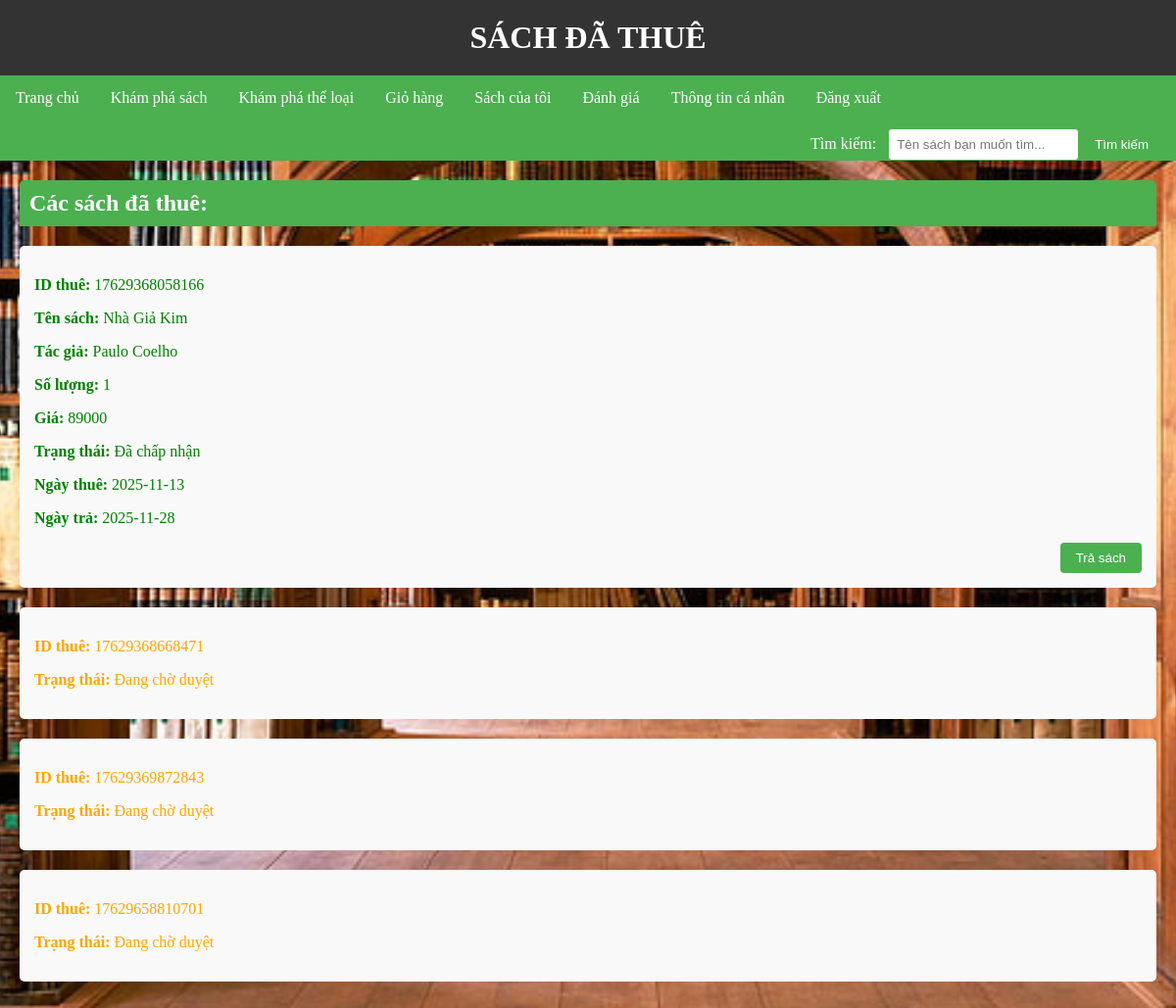
The page /my_orders (signed in) on the database its author committed.
### application/models.py (models this page shows, shortened)
class Order(db.Model):
    id = db.Column(db.Integer, primary_key=True, autoincrement=True)
    order_id = db.Column(db.String(20), unique=True, nullable=False)
    user_id = db.Column(db.Integer, db.ForeignKey('user.id'), nullable=False)
    product_ids = db.Column(db.String(255), nullable=False)
    quantities = db.Column(db.String(255), nullable=False)
    prices = db.Column(db.String(255), nullable=False)
    quantity = db.Column(db.Integer, nullable=False)
    total_price = db.Column(db.Integer, nullable=False)
    status = db.Column(db.String(20), nullable=True, default='Pending')
    issue_date = db.Column(db.String(20), nullable=True)
    return_date = db.Column(db.String(20), nullable=True)

class Product(db.Model):
    id = db.Column(db.Integer, primary_key=True, autoincrement=True)
    name = db.Column(db.String(255), nullable=False)
    author = db.Column(db.String(255), nullable=True)
    description = db.Column(db.String(255), nullable=True)
    category = db.Column(db.String(255), nullable=True)
    quantity = db.Column(db.Integer, nullable=False)
    price = db.Column(db.Integer, nullable=False)
    category_id = db.Column(db.Integer, db.ForeignKey("category.id"), nullable=False)
    image_url = db.Column(db.String(500), nullable=True)
    detail = db.Column(db.String(3000),nullable=True)

### application/routes.py (the view)
@app.route('/my_orders', methods=['GET'])
def my_orders():
    if 'email' in session:
        email = session['email']
        user = User.query.filter_by(email=email).first()
        if user:
            orders = {}
            user_orders = Order.query.filter_by(user_id=user.id).all()
            for order in user_orders:
                order_items = []
                if order.status == 'Accepted':
                    product_ids = order.product_ids.split(",")
                    quantities = order.quantities.split(",")
                    prices = order.prices.split(",")
                    for product_id, quantity, price in zip(product_ids, quantities, prices):
                        product = Product.query.get(product_id)
                        if product:
                            order_items.append({
                                'product': product,
                                'quantity': int(quantity),
                                'total_price': int(price) * int(quantity)
                            })
                    orders[order] = order_items
            return render_template('my_orders.html', orders=orders, user_orders=user_orders)
    return redirect(url_for('reader_login'))

### templates/my_orders.html (shortened to what this page needs)
<!DOCTYPE html>
<html lang="vi">
<head>
</head>
<body>
    <header>
        <h1>SÁCH ĐÃ THUÊ</h1>
    </header>
    <nav>
        <a href="{{ url_for('reader_dashboard') }}">Trang chủ</a>
        <a href="{{ url_for('browse_books') }}">Khám phá sách</a>
        <a href="{{ url_for('browse_categories') }}">Khám phá thể loại</a>
        <a href="{{ url_for('cart') }}">Giỏ hàng</a>
        <a href="{{ url_for('my_orders') }}">Sách của tôi</a>
        <a href="{{ url_for('reader_feedback') }}">Đánh giá</a>
        <a href="{{ url_for('user_profile') }}">Thông tin cá nhân</a>
        <a href="{{ url_for('reader_logout') }}">Đăng xuất</a>
        <form action="{{ url_for('search_results') }}" method="post" class = "search_form">
            <label for="search">Tìm kiếm:</label>
            <input type="text" id="search" name="search" placeholder="Tên sách bạn muốn tìm...">
            <button type="submit">Tìm kiếm</button>
        </form>
    </nav>
    <section>
        <h2>Các sách đã thuê: </h2>
        {% for order, order_items in orders.items() %}
        <div class="status-accepted">
            <p><strong>ID thuê:</strong> {{ order.order_id }}</p>
            {% for item in order_items %}
            <div class="order-item">
                <p><strong>Tên sách:</strong> {{ item.product.name }}</p>
                <p><strong>Tác giả:</strong> {{ item.product.author }}</p>
                <p><strong>Số lượng:</strong> {{ item.quantity }}</p>
                <p><strong>Giá:</strong> {{ item.total_price }}</p>
            </div>
            {% endfor %}
            {% if order.status == 'Accepted' %}
            <p><strong>Trạng thái: </strong>Đã chấp nhận</p>
            <p><strong>Ngày thuê:</strong> {{ order.issue_date }}</p>
            <p><strong>Ngày trả:</strong> {{ order.return_date }}</p>
            <div class="return-button">
                <form action="/return_order" method="post">
                    <button type="submit">Trả sách</button>
                </form>
            </div>
            {% endif %}
        </div>
        {% endfor %}
        {% for order in user_orders %}
        <div>
            {% if order.status == 'Pending' %}
            <div class="status-pending">
                <p><strong>ID thuê:</strong> {{ order.order_id }}</p>
                <p><strong>Trạng thái: </strong>Đang chờ duyệt</p>
            </div>
            {% endif %}
        </div>
        {% endfor %}
    </section>
</body>
</html>

### templates/my_orders.html (style rules this page uses)
body { font-family: 'Times New Roman', cursive; margin: 0; padding: 0; background: url('static/images/1.jpg') center/cover no-repeat fixed; }
header { background-color: #333; color: white; padding: 20px; text-align: center; }
nav { background-color: #4CAF50; overflow: hidden; }
nav a { float: left; color: white; text-align: center; padding: 14px 16px; text-decoration: none; }
section { padding: 20px; }
form.search_form { float: right; margin-top: 8px; margin-right: 16px; }
form.search_form label { margin-right: 8px; color: white; }
form.search_form input[type="text"] { padding: 8px; border: 1px solid #4CAF50; border-radius: 4px; outline: none; }
form.search_form button { padding: 8px 12px; background-color: #4CAF50; color: white; border: none; border-radius: 4px; cursor: pointer; transition: background-color 0.3s; }
.status-pending { background-color: #f9f9f9; border-radius: 5px; margin-bottom: 20px; padding: 15px; color: orange; }
.status-accepted { background-color: #f9f9f9; border-radius: 5px; margin-bottom: 20px; padding: 15px; color: green; }
h2 { background-color: #4CAF50; color: white; padding: 10px; margin-top: 0; border-top-left-radius: 5px; border-top-right-radius: 5px; }
.return-button { text-align: right; margin-top: 10px; }
.return-button form { display: inline-block; }
.return-button button { background-color: #4CAF50; color: white; border: none; padding: 8px 16px; border-radius: 4px; cursor: pointer; transition: background-color 0.3s; }
h1 { margin: 0; font-size: 2em; }

### rows shown on the page
Order: order_id "17629368058166", quantity "1", total_price "89000", issue_date "2025-11-13", return_date "2025-11-28"
Product: product.name "Nhà Giả Kim", product.author "Paulo Coelho"
Order: order_id "17629368668471"
Order: order_id "17629369872843"
Order: order_id "17629658810701"
